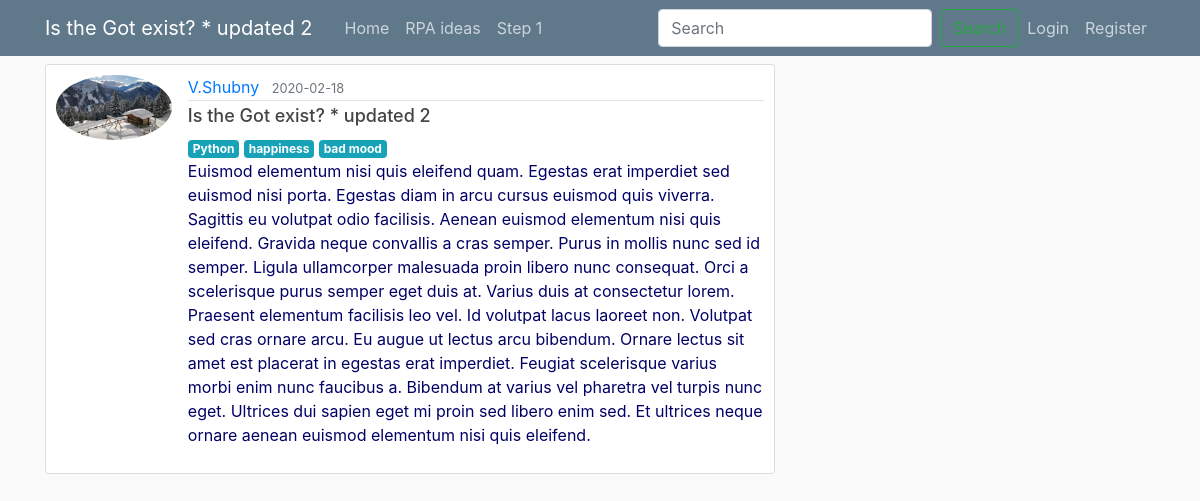
Screenshot of /post/3 with the database file from the repository.
### FlaskBlog/Model_s.py (models this page shows, shortened)
class Post ( db.Model ) :
    id = db.Column ( db.Integer, primary_key=True )
    title = db.Column ( db.String ( 100 ), nullable=False )
    date_posted = db.Column ( db.DateTime, nullable=False, default=datetime.utcnow )
    content = db.Column ( db.Text, nullable=False )
    user_id = db.Column ( db.Integer, db.ForeignKey ( 'user.id' ), nullable=False )
    tags = db.relationship ( 'Tag', secondary=posts_tag, backref=db.backref ( 'posts', lazy='dynamic' ) )

class User ( db.Model, UserMixin ) :
    id = db.Column ( db.Integer, primary_key=True )
    username = db.Column ( db.String ( 20 ), unique=True, nullable=False )
    email = db.Column ( db.String ( 120 ), unique=True, nullable=False )
    image_file = db.Column ( db.String ( 20 ), nullable=False, default='default.jpg' )
    password = db.Column ( db.String ( 60 ), nullable=False )
    posts = db.relationship ( 'Post', backref='author', lazy=True )
    rpa = db.relationship ( 'Rpa', backref='author', lazy=True )

class Tag ( db.Model ) :
    id = db.Column ( db.Integer, primary_key=True )
    name = db.Column ( db.String ( 80 ), nullable=False )

### FlaskBlog/posts/Routes.py (the view)
@posts.route('/post/<int:post_id>')
def post(post_id):
    post = Post.query.get_or_404(post_id)
    tags = post.tags
    return render_template('Post.html', title=post.title, post=post, tags=tags)

### FlaskBlog/templates/Post.html (shortened to what this page needs)
{% extends "Layout1.html" %}
{% block content %}
  <article class="media content-section">
    <img class="rounded-circle article-img" src="{{ url_for('static', filename='profile_pics/' + post.author.image_file) }}">
    <div class="media-body">
      <div class="article-metadata">
        <a class="mr-2" href="{{ url_for('users.user_posts', username=post.author.username) }}">{{ post.author.username }}</a>
        <small class="text-muted">{{ post.date_posted.strftime('%Y-%m-%d') }}</small>
      </div>
      <h2 class="article-title">{{ post.title }}</h2>
        <div class="tags">
          {% for tag in tags %}
          <a  class="badge badge-info" href="{{url_for('posts.tag_detail',tag_id = tag.id)}}">{{tag.name}} </a>
          {% endfor %}
        </div>
      <p class="article-content">{{ post.content }}</p>
    </div>
  </article>
{% endblock content %}

### FlaskBlog/templates/Layout1.html (shortened to what this page needs)
<!DOCTYPE html>
<html >
<head>
    <link rel="stylesheet" href="https://stackpath.bootstrapcdn.com/bootstrap/4.4.1/css/bootstrap.min.css">
    <link rel = "stylesheet" type = "text/css" href="{{ url_for('static', filename = 'main.css') }}">
</head>
<body>
<header class="site-header">
  <nav class="navbar navbar-expand-md navbar-dark bg-steel fixed-top">
    <div class="container">
      <a class="navbar-brand mr-4" href="/"> {{title }}</a>
      <div class="collapse navbar-collapse" id="navbarToggle">
        <div class="navbar-nav mr-auto">
          <a class="nav-item nav-link" href="{{ url_for('main.home') }}" title="Table Post">Home</a>
          <a class="nav-item nav-link" href="{{ url_for('main.RPA_j') }}"title="Table RPA">RPA ideas</a>
          <a class="nav-item nav-link" href="{{ url_for('main.step_1') }}">Step 1</a>
        </div>
          <div>
           <form class="form-inline" method = "GET">
                 <input class="form-control mr-sm-2" type="search" placeholder="Search" aria-label="Search" name = "q" value = "{{request.args.get('q','')}}">
                 <button class="btn btn-outline-success my-2 my-sm-0" type="submit">Search</button>
            </form>
         </div>
        <div class="navbar-nav">
            {% if current_user.is_authenticated %}
                <a class="nav-item nav-link" href="{{ url_for('posts.new_post') }}">New Post</a>
                <a class="nav-item nav-link" href="{{ url_for('users.account') }}">Account</a>
                <a class="nav-item nav-link" href="{{ url_for('users.logout') }}">Logout</a>
            {% else %}
                <a class="nav-item nav-link" href="{{ url_for('users.login') }}">Login</a>
                <a class="nav-item nav-link" href="{{ url_for('users.register') }}">Register</a>
            {% endif %}
        </div>
      </div>
    </div>
  </nav >
  </header>
<main role="main" class="container">
  <div class="row">
       <div class="col-md-8">
          {% block content %}{% endblock %}
        </div>
  </div>
</main>
</body>

### FlaskBlog/static/main.css (style rules this page uses)
body { background: #fafafa; color: #000066; margin-top: 4rem; }
h1, h2, h3, h4, h5, h6 { color: #356391; }
.bg-steel { background-color: #5f788a; }
.site-header .navbar-nav .nav-link { color: #cbd5db; }
.content-section { background: #ffffff; padding: 10px 10px; border: 1px solid #dddddd; border-radius: 3px; margin-bottom: 10px; }
.article-title { color: #444444; font-size: large; }
.article-content { white-space: pre-line; font-size: medium; }
.article-img { height: 65px; margin-right: 16px; }
.article-metadata { padding-bottom: 1px; margin-bottom: 4px; border-bottom: 1px solid #e3e3e3 }

### rows the page displays
Post: title "Is the Got exist? * updated 2", date_posted "2020-02-18", content "Euismod elementum nisi quis eleifend quam. Egestas erat imperdiet sed euismod nisi porta. Egestas diam in arcu cursus euismod quis viverra. Sagittis eu volutpat odio facilisis. Aenean euismod elementum nisi quis eleifend. Gravida neque convallis a cras semper. Purus in mollis nunc sed id semper. Ligula ullamcorper malesuada proin libero nunc consequat. Orci a scelerisque purus semper eget duis at. Varius duis at consectetur lorem. Praesent elementum facilisis leo vel. Id volutpat lacus laoreet non. Volutpat sed cras ornare arcu. Eu augue ut lectus arcu bibendum. Ornare lectus sit amet est placerat in egestas erat imperdiet. Feugiat scelerisque varius morbi enim nunc faucibus a. Bibendum at…"
User: image_file (picture), author.username "V.Shubny"
Tag: name "Python"
Tag: name "happiness"
Tag: name "bad mood"
